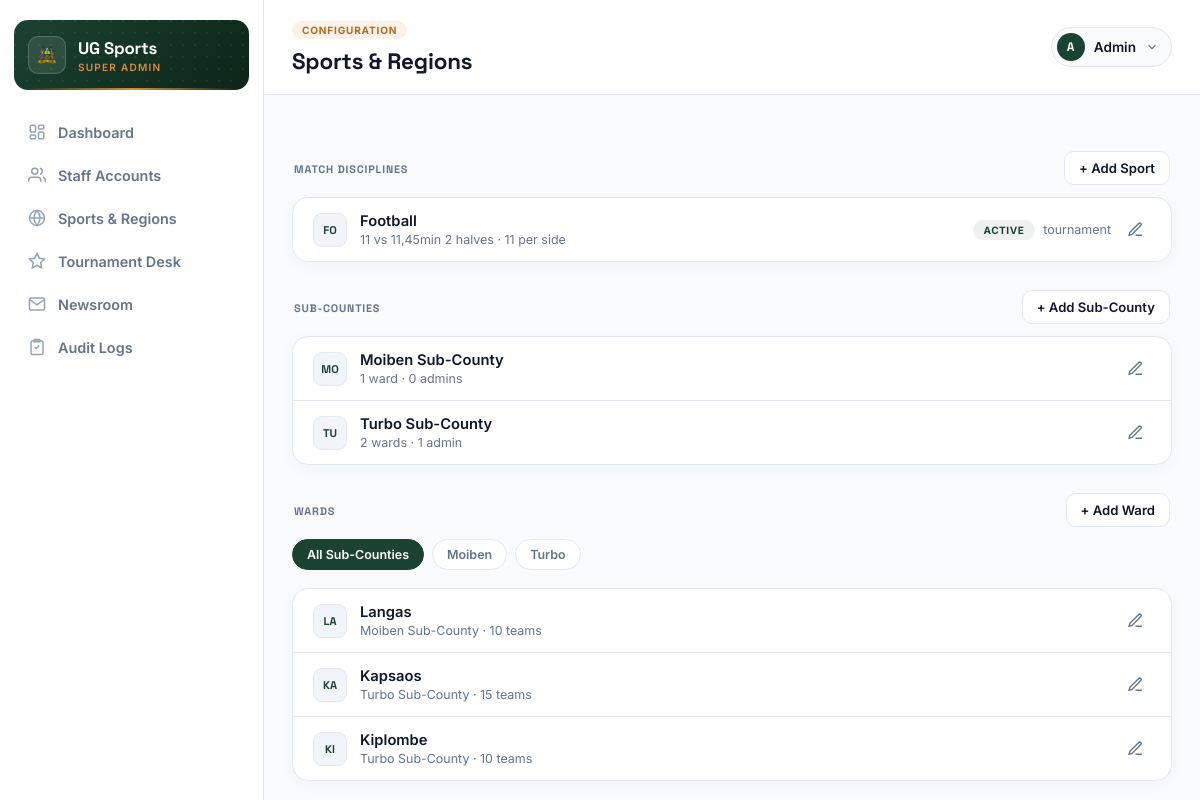
Screenshot of /accounts/sports-regions/ (signed in) with the database file from the repository.
### accounts/models.py (models this page shows, shortened)
class User(AbstractUser):
    class Role(models.TextChoices):
        SYSTEM_ADMIN = 'system_admin', 'System Admin'
        COUNTY_ICT_OFFICER = 'county_ict', 'County ICT Officer'
        SUB_COUNTY_ADMIN = 'sub_county_admin', 'Sub-County Admin'
        WARD_ADMIN = 'ward_admin', 'Ward Admin'
        TEAM_MANAGER = 'team_manager', 'Team Manager'
    role = models.CharField(max_length=20, choices=Role.choices)
    sub_county = models.ForeignKey(
        SubCounty, on_delete=models.PROTECT, null=True, blank=True, related_name='admins'
    )
    ward = models.ForeignKey(
        Ward, on_delete=models.PROTECT, null=True, blank=True, related_name='admins'
    )
    phone_number = models.CharField(max_length=20, blank=True)

class Sport(models.Model):
    name = models.CharField(max_length=60, unique=True)
    rules_summary = models.CharField(max_length=255, help_text="e.g. '11 vs 11, 2x45min halves'")
    players_per_side = models.PositiveSmallIntegerField(default=11)
    is_active = models.BooleanField(default=True)
    class Meta:
        ordering = ['name']

class SubCounty(models.Model):
    name = models.CharField(max_length=100, unique=True)
    created_at = models.DateTimeField(auto_now_add=True)
    class Meta:
        verbose_name_plural = "Sub-Counties"
        ordering = ['name']

class Ward(models.Model):
    sub_county = models.ForeignKey(SubCounty, on_delete=models.CASCADE, related_name='wards')
    name = models.CharField(max_length=100)
    created_at = models.DateTimeField(auto_now_add=True)
    class Meta:
        verbose_name_plural = "Wards"
        unique_together = ('sub_county', 'name')
        ordering = ['sub_county__name', 'name']

### accounts/views.py (the view, shortened to what this page needs)
# urls.py: path('sports-regions/', views.SportsRegionsView, name='sports_regions'),
@superadmin_admin_required
@login_required
def SportsRegionsView(request):
    context = {
        'sports': Sport.objects.all(),
        'sub_counties': SubCounty.objects.prefetch_related('wards', 'admins').all(),
        'wards': Ward.objects.select_related('sub_county').prefetch_related('teams').all(),
    }
    return render(request, 'superadmin_sports_regions.html', context)

### accounts/templates/superadmin_sports_regions.html (shortened to what this page needs)
{% extends "superadmin_base.html" %}
{% block page_eyebrow %}Configuration{% endblock %}
{% block page_title %}Sports & Regions{% endblock %}
{% block content %}
<div class="group-header-row">
    <h3 class="group-header">Match Disciplines</h3>
    <button class="btn-ghost" onclick="addSport()">+ Add Sport</button>
</div>
<div class="group" id="sports-table-list">
    {% for sport in sports %}
    <div class="group-row"
         data-edit-url="{% url 'sport_edit' sport.pk %}"
         data-name="{{ sport.name }}"
         data-rules="{{ sport.rules_summary }}"
         data-players="{{ sport.players_per_side }}"
         data-active="{{ sport.is_active|yesno:'true,false' }}">
        <div class="row-left">
            <div class="avatar-chip">{{ sport.name|slice:":2"|upper }}</div>
            <div>
                <div class="cell-main">{{ sport.name }}</div>
                <div class="cell-sub">{{ sport.rules_summary }} · {{ sport.players_per_side }} per side</div>
            </div>
        </div>
        <div class="row-right">
            <span class="badge {% if sport.is_active %}success{% else %}pending{% endif %}">
                {% if sport.is_active %}Active{% else %}Inactive{% endif %}
            </span>
            <span class="cell-sub" style="margin: 0;">{{ sport.tournament_entries.count }} tournament{{ sport.tournament_entries.count|pluralize }}</span>
            <button class="icon-btn" title="Edit" onclick="editSport(this)">
                <svg viewBox="0 0 24 24"><path d="M12 20h9"/><path d="M16.5 3.5a2.12 2.12 0 0 1 3 3L7 19l-4 1 1-4Z"/></svg>
            </button>
        </div>
    </div>
    {% endfor %}
</div>
<div class="group-header-row">
    <h3 class="group-header">Sub-Counties</h3>
    <button class="btn-ghost" onclick="addSubCounty()">+ Add Sub-County</button>
</div>
<div class="group" id="subcounty-table-list">
    {% for sc in sub_counties %}
    <div class="group-row" data-edit-url="{% url 'subcounty_edit' sc.pk %}" data-name="{{ sc.name }}">
        <div class="row-left">
            <div class="avatar-chip">{{ sc.name|slice:":2"|upper }}</div>
            <div>
                <div class="cell-main">{{ sc.name }} Sub-County</div>
                <div class="cell-sub">{{ sc.wards.count }} ward{{ sc.wards.count|pluralize }} · {{ sc.admins.count }} admin{{ sc.admins.count|pluralize }}</div>
            </div>
        </div>
        <div class="row-right">
            <button class="icon-btn" title="Edit" onclick="editSubCounty(this)">
                <svg viewBox="0 0 24 24"><path d="M12 20h9"/><path d="M16.5 3.5a2.12 2.12 0 0 1 3 3L7 19l-4 1 1-4Z"/></svg>
            </button>
        </div>
    </div>
    {% empty %}
    <div class="empty-state">
        <p>No sub-counties onboarded yet. Add one before creating wards or ward-level tournaments.</p>
    </div>
    {% endfor %}
</div>
<div class="group-header-row">
    <h3 class="group-header">Wards</h3>
    <button class="btn-ghost" onclick="addWard()">+ Add Ward</button>
</div>
<div class="filter-pills" id="ward-subcounty-pills">
    <button type="button" class="filter-pill active" data-subcounty="all" onclick="setWardFilter('all', this)">All Sub-Counties</button>
    {% for sc in sub_counties %}
        <button type="button" class="filter-pill" data-subcounty="{{ sc.id }}" onclick="setWardFilter('{{ sc.id }}', this)">{{ sc.name }}</button>
    {% endfor %}
</div>
<div class="group" id="ward-table-list">
    {% for ward in wards %}
    <div class="group-row"
         data-edit-url="{% url 'ward_edit' ward.pk %}"
         data-subcounty="{{ ward.sub_county_id }}"
         data-name="{{ ward.name }}"
         data-subcounty-id="{{ ward.sub_county_id }}">
        <div class="row-left">
            <div class="avatar-chip">{{ ward.name|slice:":2"|upper }}</div>
            <div>
                <div class="cell-main">{{ ward.name }}</div>
                <div class="cell-sub">{{ ward.sub_county.name }} Sub-County · {{ ward.teams.count }} team{{ ward.teams.count|pluralize }}</div>
            </div>
        </div>
        <div class="row-right">
            <button class="icon-btn" title="Edit" onclick="editWard(this)">
                <svg viewBox="0 0 24 24"><path d="M12 20h9"/><path d="M16.5 3.5a2.12 2.12 0 0 1 3 3L7 19l-4 1 1-4Z"/></svg>
            </button>
        </div>
    </div>
    {% empty %}
    <div class="empty-state">
        <p>No wards onboarded yet.</p>
    </div>
    {% endfor %}
</div>
{% endblock %}

### accounts/templates/superadmin_base.html (shortened to what this page needs)
{% load static %}
<!DOCTYPE html>
<html lang="en">
<head>
</head>
<body>
<div class="dashboard-wrapper">
    <aside class="sidebar" id="sidebar">
        <div class="sidebar-brand">
            <div class="sidebar-crest"><img src="{% static 'UG_LOGO.png' %}" alt="Logo"></div>
            <div class="sidebar-title">
                <h1>UG Sports</h1>
                <p>Super Admin</p>
            </div>
        </div>
        <nav>
            <ul class="nav-menu">
                <li><a href="{% url 'dashboard_admin' %}" class="nav-item {% if active_nav == 'dashboard' %}active{% endif %}">
                    <svg viewBox="0 0 24 24"><rect x="3" y="3" width="7" height="9" rx="1.5"/><rect x="14" y="3" width="7" height="5" rx="1.5"/><rect x="14" y="12" width="7" height="9" rx="1.5"/><rect x="3" y="16" width="7" height="5" rx="1.5"/></svg>
                    Dashboard
                </a></li>
                <li><a href="{% url 'staff_accounts' %}" class="nav-item {% if active_nav == 'staff' %}active{% endif %}">
                    <svg viewBox="0 0 24 24"><path d="M17 21v-2a4 4 0 0 0-4-4H5a4 4 0 0 0-4 4v2"/><circle cx="9" cy="7" r="4"/><path d="M23 21v-2a4 4 0 0 0-3-3.87"/><path d="M16 3.13a4 4 0 0 1 0 7.75"/></svg>
                    Staff Accounts
                </a></li>
                <li><a href="{% url 'sports_regions' %}" class="nav-item {% if active_nav == 'regions' %}active{% endif %}">
                    <svg viewBox="0 0 24 24"><circle cx="12" cy="12" r="10"/><line x1="2" y1="12" x2="22" y2="12"/><path d="M12 2a15.3 15.3 0 0 1 4 10 15.3 15.3 0 0 1-4 10 15.3 15.3 0 0 1-4-10 15.3 15.3 0 0 1 4-10z"/></svg>
                    Sports &amp; Regions
                </a></li>
                <li><a href="{% url 'tournament_desk' %}" class="nav-item {% if active_nav == 'tournaments' %}active{% endif %}">
                    <svg viewBox="0 0 24 24"><path d="M12 2l3.09 6.26L22 9.27l-5 4.87 1.18 6.88L12 17.77l-6.18 3.25L7 14.14 2 9.27l6.91-1.01L12 2z"/></svg>
                    Tournament Desk
                </a></li>
                <li><a href="{% url 'newsroom' %}" class="nav-item {% if active_nav == 'news' %}active{% endif %}">
                    <svg viewBox="0 0 24 24"><path d="M4 4h16c1.1 0 2 .9 2 2v12c0 1.1-.9 2-2 2H4c-1.1 0-2-.9-2-2V6c0-1.1.9-2 2-2z"/><polyline points="22,6 12,13 2,6"/></svg>
                    Newsroom
                </a></li>
                <li><a href="{% url 'audit_log' %}" class="nav-item {% if active_nav == 'audit' %}active{% endif %}">
                    <svg viewBox="0 0 24 24"><path d="M9 2h6a1 1 0 0 1 1 1v2H8V3a1 1 0 0 1 1-1z"/><path d="M6 4h12a2 2 0 0 1 2 2v14a2 2 0 0 1-2 2H6a2 2 0 0 1-2-2V6a2 2 0 0 1 2-2z"/><path d="M9 12l2 2 4-4"/></svg>
                    Audit Logs
                </a></li>
            </ul>
        </nav>
    </aside>
    <main class="main-viewport">
        <header class="top-header-bar">
            <div>
                <div class="eyebrow">{% block page_eyebrow %}Overview{% endblock %}</div>
                <h2>{% block page_title %}Dashboard{% endblock %}</h2>
            </div>
            <div class="header-right">
                <div class="user-pill">
                    <button class="user-pill-trigger" onclick="toggleUserDropdown()">
                        <span class="user-avatar">{{ "A" }}</span>
                        <span class="user-label">{{"Admin" }}</span>
                        <svg viewBox="0 0 24 24" fill="none" stroke-width="2"><polyline points="6 9 12 15 18 9"/></svg>
                    </button>
                </div>
            </div>
        </header>
        <div class="content-area">
            {% block content %}{% endblock %}
        </div>
    </main>
</div>
</body>
</html>

### rows the page displays
User: username "Admin"
Sport: name "FO", name "Football", rules_summary "11 vs 11,45min 2 halves", players_per_side "11", is_active "ACTIVE"
SubCounty: name "MO", name "Moiben", wards.count "1", admins.count "0"
SubCounty: name "TU", name "Turbo", wards.count "2", admins.count "1"
Ward: name "LA", name "Langas", sub_county.name "Moiben", teams.count "10"
Ward: name "KA", name "Kapsaos", sub_county.name "Turbo", teams.count "15"
Ward: name "KI", name "Kiplombe", sub_county.name "Turbo", teams.count "10"

### other values shown
{{ "A" }} "A"
